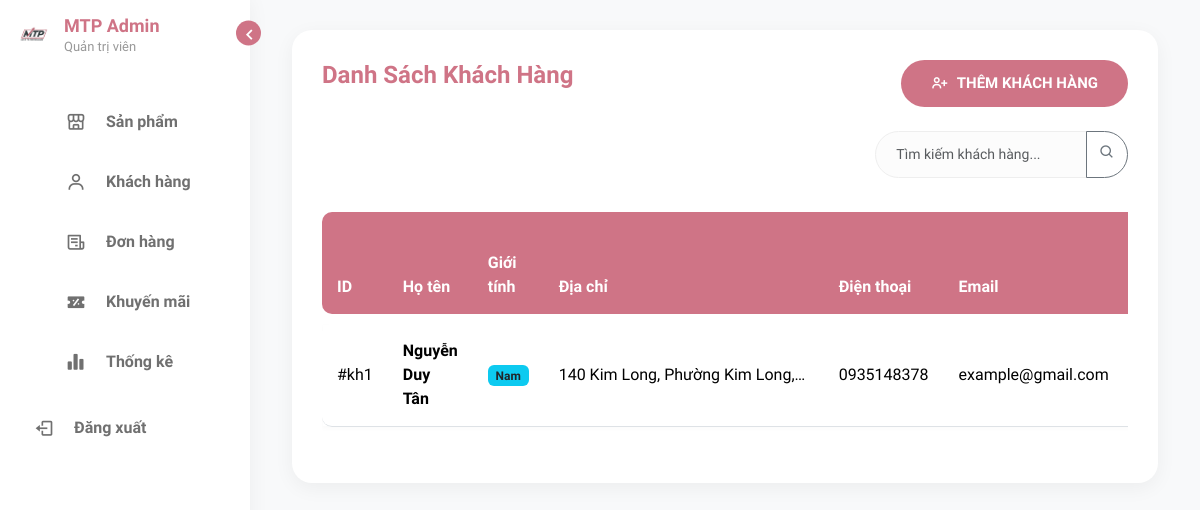
Before: /admin_pages1/page/customers/customers_management.php with the older database file.
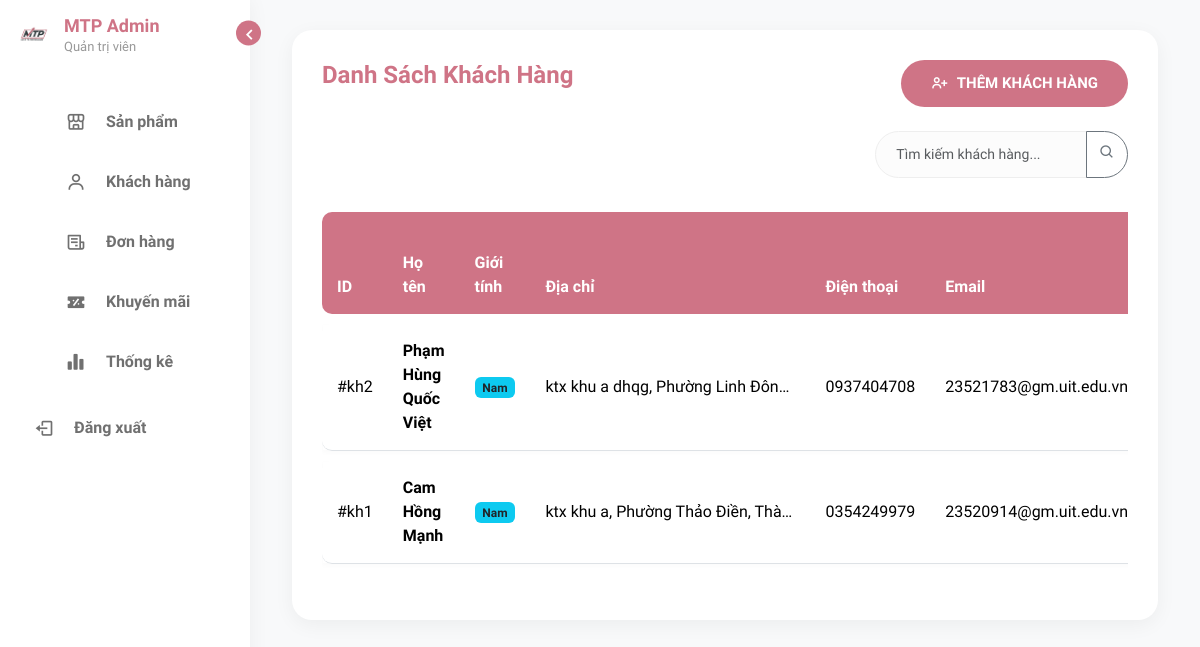
After: the same page with the newer database file.
### tables this page shows
CREATE TABLE `khachhang` (
  `khachhangid` varchar(20) NOT NULL,
  `hoten` varchar(255) NOT NULL,
  `diachi` varchar(255) NOT NULL,
  `tinhthanh` varchar(255) NOT NULL,
  `quanhuyen` varchar(255) NOT NULL,
  `phuongxa` varchar(255) NOT NULL,
  `sodt` varchar(15) NOT NULL,
  `email` varchar(255) NOT NULL,
  `gioitinh` varchar(10) NOT NULL
);

### admin_pages1/menu/customer_section.php (the view, shortened to what this page needs)
<div class="admin-card">
    <div class="d-flex justify-content-between align-items-center mb-4">
        <h2 class="admin-title border-0 mb-0">Danh Sách Khách Hàng</h2>
        <a href="customers_add.php" class="btn-admin text-decoration-none">
            <i class='bx bx-user-plus'></i> Thêm Khách Hàng
        </a>
    </div>
    <div class="row mb-4">
        <div class="col-md-4 ms-auto">
            <div class="input-group">
                <input type="text" class="form-control rounded-start-pill" id="customerSearch" placeholder="Tìm kiếm khách hàng...">
                <button class="btn btn-outline-secondary rounded-end-pill" type="button">
                    <i class='bx bx-search'></i>
                </button>
            </div>
        </div>
    </div>
    <div class="table-responsive">
        <table class="table table-admin align-middle">
            <thead>
                <tr>
                    <th>ID</th>
                    <th>Họ tên</th>
                    <th>Giới tính</th>
                    <th>Địa chỉ</th>
                    <th>Điện thoại</th>
                    <th>Email</th>
                    <th class="text-center">Lịch sử đơn</th>
                </tr>
            </thead>
            <tbody id="customerTableBody">
                <?php
                $sql = "SELECT DISTINCT khachhangid, hoten, gioitinh, diachi, tinhthanh, quanhuyen, phuongxa, sodt, email FROM khachhang ORDER BY khachhangid DESC";
                $rs = $mysqli->query($sql);
                if ($rs && $rs->num_rows > 0) {
                    while ($row = $rs->fetch_row()) {
                        $full_address = $row[3];
                        if($row[6]) $full_address .= ", " . $row[6];
                        if($row[5]) $full_address .= ", " . $row[5];
                        if($row[4]) $full_address .= ", " . $row[4];
                ?>
                <tr>
                    <td>#<?php echo $row[0]; ?></td>
                    <td class="fw-bold"><?php echo $row[1]; ?></td>
                    <td>
                        <?php if($row[2] == 'Nam') echo '<span class="badge bg-info text-dark">Nam</span>';
                              else echo '<span class="badge bg-warning text-dark">Nữ</span>'; ?>
                    </td>
                    <td>
                        <div style="max-width: 250px; white-space: nowrap; overflow: hidden; text-overflow: ellipsis;" title="<?php echo $full_address; ?>">
                            <?php echo $full_address; ?>
                        </div>
                    </td>
                    <td><?php echo $row[7]; ?></td>
                    <td><?php echo $row[8]; ?></td>
                    <td class="text-center">
                        </td>
                </tr>
                <?php
                    }
                } else {
                    echo "<tr><td colspan='7' class='text-center py-4 text-muted'>Chưa có khách hàng nào.</td></tr>";
                }
                ?>
            </tbody>
        </table>
    </div>
</div>

Changed rows visible on the page:
added khachhang: khachhangid "kh2", hoten "Phạm Hùng Quốc Việt", gioitinh "Nam", full_address "ktx khu a dhqg, Phường Linh Đôn…", sodt "0937404708", email "23521783@gm.uit.edu.vn"
changed khachhang "kh1": hoten "Nguyễn Duy Tân" → "Cam Hồng Mạnh"; full_address "140 Kim Long, Phường Kim Long,…" → "ktx khu a, Phường Thảo Điền, Thà…"; sodt "0935148378" → "0354249979"; email "example@gmail.com" → "23520914@gm.uit.edu.vn"
